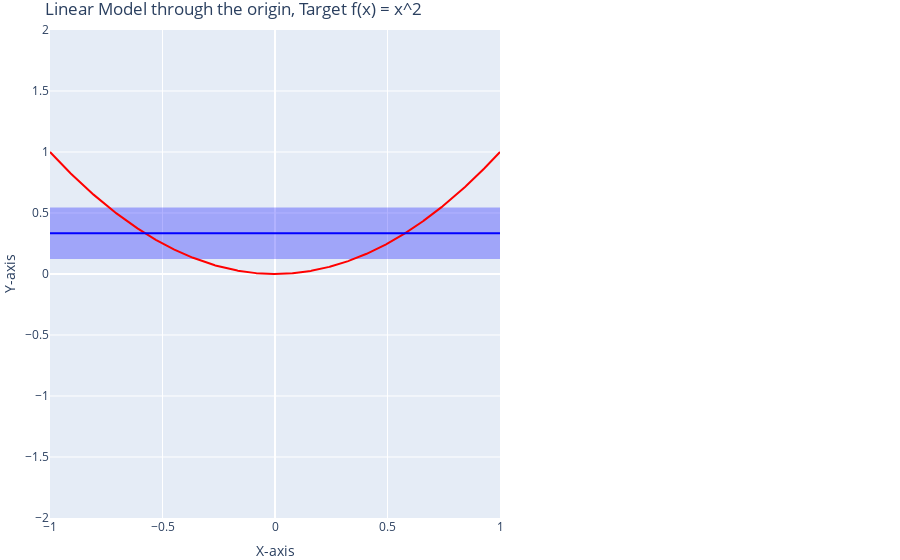

Here is the notebook cell this chart was saved with:
### Code cell
g_bar_vec = np.vectorize(sympy.lambdify([x], g_bar, "numpy"))
var_vec = np.vectorize(sympy.lambdify([x], var, "numpy"))

# Sample data for the x-axis
x_vals = np.linspace(-1, 1, 1000)

# Sample data for the upper and lower bounds of the filled area
upper_bound = g_bar_vec(x_vals) + np.sqrt(var_vec(x_vals))
lower_bound = g_bar_vec(x_vals) - np.sqrt(var_vec(x_vals))

# Create the area graph using Plotly
fig = go.Figure()

# Add the filled area trace
fig.add_trace(go.Scatter(x=x_vals, y=upper_bound, mode='lines', line=dict(color='rgba(0, 0, 255, 0)'), name='Upper Bound'))
fig.add_trace(go.Scatter(x=x_vals, y=lower_bound, mode='lines', line=dict(color='rgba(0, 0, 255, 0)'), name='Lower Bound'))
fig.add_trace(go.Scatter(x=x_vals, y=upper_bound, fill='tonexty', mode='none', fillcolor='rgba(0, 0, 255, 0.3)', name='Area'))

# Add the function line
fig.add_trace(go.Scatter(x=x_vals, y=x_vals**2, mode='lines', line=dict(color='rgba(255, 0, 0, 1)'), name='Target Function'))
fig.add_trace(go.Scatter(x=x_vals, y=g_bar_vec(x_vals), mode='lines', line=dict(color='rgba(0, 0, 255, 1)'), name='g_bar'))


# Optional: Customize layout
fig.update_layout(title='Linear Model through the origin, Target f(x) = x^2',
                  xaxis_title='X-axis',
                  yaxis_title='Y-axis',
                  legend=dict(x=0, y=1),
                  showlegend=False,
                  yaxis_range=[-2,2],
                  margin=go.layout.Margin(
                  l=0, #left margin
                  r=400, #right margin
                  b=0, #bottom margin
                  t=30, #top margin
                ))

# Show the plot
fig.show()

### Figure 1 — Plotly figure (JSON) as saved in the notebook; plotly's stock layout.template omitted (floating-point values rounded to 4 significant figures; data arrays with more than 128 entries replaced by an {"elided": "..."} marker saying what was removed)
{"data": [{"line": {"color": "rgba(0, 0, 255, 0)"}, "mode": "lines", "name": "Upper Bound", "type": "scatter", "x": {"elided": "1000 float values"}, "y": {"elided": "1000 float values"}}, {"line": {"color": "rgba(0, 0, 255, 0)"}, "mode": "lines", "name": "Lower Bound", "type": "scatter", "x": {"elided": "1000 float values"}, "y": {"elided": "1000 float values"}}, {"fill": "tonexty", "fillcolor": "rgba(0, 0, 255, 0.3)", "mode": "none", "name": "Area", "type": "scatter", "x": {"elided": "1000 float values"}, "y": {"elided": "1000 float values"}}, {"line": {"color": "rgba(255, 0, 0, 1)"}, "mode": "lines", "name": "Target Function", "type": "scatter", "x": {"elided": "1000 float values"}, "y": {"elided": "1000 float values"}}, {"line": {"color": "rgba(0, 0, 255, 1)"}, "mode": "lines", "name": "g_bar", "type": "scatter", "x": {"elided": "1000 float values"}, "y": {"elided": "1000 float values"}}], "layout": {"legend": {"x": 0, "y": 1}, "margin": {"b": 0, "l": 0, "r": 400, "t": 30}, "showlegend": false, "title": {"text": "Linear Model through the origin, Target f(x) = x^2"}, "xaxis": {"title": {"text": "X-axis"}}, "yaxis": {"range": [-2, 2], "title": {"text": "Y-axis"}}}}
